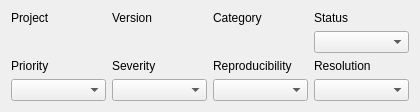
<?xml version="1.0" encoding="UTF-8"?>
<ui version="4.0">
 <class>MantisDetails</class>
 <widget class="QWidget" name="MantisDetails">
  <property name="geometry">
   <rect>
    <x>0</x>
    <y>0</y>
    <width>420</width>
    <height>98</height>
   </rect>
  </property>
  <property name="windowTitle">
   <string>Form</string>
  </property>
  <layout class="QGridLayout" name="gridLayout">
   <item row="0" column="0">
    <widget class="QLabel" name="projectLabel">
     <property name="text">
      <string>Project</string>
     </property>
    </widget>
   </item>
   <item row="1" column="0">
    <widget class="QLabel" name="projectText">
     <property name="font">
      <font>
       <weight>75</weight>
       <bold>true</bold>
      </font>
     </property>
     <property name="text">
      <string/>
     </property>
    </widget>
   </item>
   <item row="2" column="0">
    <widget class="QLabel" name="priorityLabel">
     <property name="text">
      <string>Priority</string>
     </property>
    </widget>
   </item>
   <item row="3" column="0">
    <widget class="QComboBox" name="priorityCombo"/>
   </item>
   <item row="2" column="1">
    <widget class="QLabel" name="severityLabel">
     <property name="text">
      <string>Severity</string>
     </property>
    </widget>
   </item>
   <item row="3" column="1">
    <widget class="QComboBox" name="severityCombo"/>
   </item>
   <item row="2" column="2">
    <widget class="QLabel" name="reproLabel">
     <property name="text">
      <string>Reproducibility</string>
     </property>
    </widget>
   </item>
   <item row="3" column="2">
    <widget class="QComboBox" name="reproCombo"/>
   </item>
   <item row="0" column="4">
    <widget class="QLabel" name="statusLabel">
     <property name="text">
      <string>Status</string>
     </property>
    </widget>
   </item>
   <item row="1" column="4">
    <widget class="QComboBox" name="statusCombo"/>
   </item>
   <item row="3" column="4">
    <widget class="QComboBox" name="resolutionCombo"/>
   </item>
   <item row="2" column="4">
    <widget class="QLabel" name="resolutionLabel">
     <property name="text">
      <string>Resolution</string>
     </property>
    </widget>
   </item>
   <item row="0" column="1">
    <widget class="QLabel" name="versionLabel">
     <property name="text">
      <string>Version</string>
     </property>
    </widget>
   </item>
   <item row="1" column="1">
    <widget class="QLabel" name="versionText">
     <property name="font">
      <font>
       <weight>75</weight>
       <bold>true</bold>
      </font>
     </property>
     <property name="text">
      <string/>
     </property>
    </widget>
   </item>
   <item row="0" column="2">
    <widget class="QLabel" name="categoryLabel">
     <property name="text">
      <string>Category</string>
     </property>
    </widget>
   </item>
   <item row="1" column="2">
    <widget class="QLabel" name="categoryText">
     <property name="font">
      <font>
       <weight>75</weight>
       <bold>true</bold>
      </font>
     </property>
     <property name="text">
      <string/>
     </property>
    </widget>
   </item>
  </layout>
 </widget>
 <resources/>
 <connections/>
</ui>
